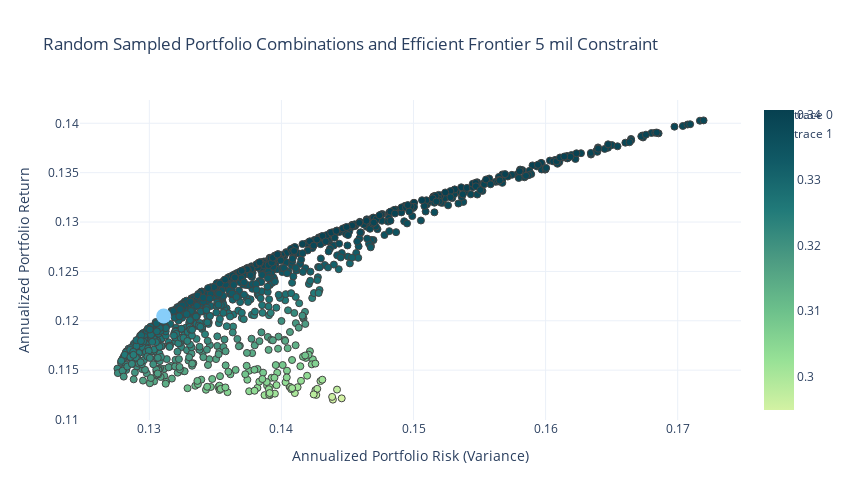

Notebook source saved alongside this figure:
### Code cell
fig = go.Figure()

fig.add_trace(go.Scatter(x=mean_variance_pairs_5mil[:,1], y=mean_variance_pairs_5mil[:,0], 
                      marker=dict(color=(mean_variance_pairs_5mil[:,0]-risk_free_rate)/(mean_variance_pairs_5mil[:,1]**0.5), 
                                  showscale=True, 
                                  size=7,
                                  line=dict(width=1),
                                  colorscale='emrld',
                
                                 ), 
                      mode='markers'))

fig.add_trace(go.Scatter(x=[mean_variance_pairs_5mil[(np.argmax(sharpe_5mil))][1]],
                 y=[mean_variance_pairs_5mil[(np.argmax(sharpe_5mil))][0]],
             mode="markers",marker_color="lightskyblue",marker_size=15))

fig.update_layout(template='plotly_white',
                  xaxis=dict(title='Annualized Portfolio Risk (Variance)'),
                  yaxis=dict(title='Annualized Portfolio Return'),
                  title='Random Sampled Portfolio Combinations and Efficient Frontier 5 mil Constraint',
                  width=850,
                  height=500)

fig.update_layout(coloraxis_colorbar=dict(title="Sharpe Ratio"))

### Figure 1 — Plotly figure (JSON) as saved in the notebook; plotly's stock layout.template omitted (floating-point values rounded to 4 significant figures; data arrays with more than 128 entries replaced by an {"elided": "..."} marker saying what was removed)
{"data": [{"marker": {"color": {"elided": "1000 float values"}, "colorscale": [[0, "rgb(211, 242, 163)"], [0.1667, "rgb(151, 225, 150)"], [0.3333, "rgb(108, 192, 139)"], [0.5, "rgb(76, 155, 130)"], [0.6667, "rgb(33, 122, 121)"], [0.8333, "rgb(16, 89, 101)"], [1, "rgb(7, 64, 80)"]], "line": {"width": 1}, "showscale": true, "size": 7}, "mode": "markers", "type": "scatter", "x": {"elided": "1000 float values"}, "y": {"elided": "1000 float values"}}, {"marker": {"color": "lightskyblue", "size": 15}, "mode": "markers", "type": "scatter", "x": [0.1311], "y": [0.1205]}], "layout": {"coloraxis": {"colorbar": {"title": {"text": "Sharpe Ratio"}}}, "height": 500, "title": {"text": "Random Sampled Portfolio Combinations and Efficient Frontier 5 mil Constraint"}, "width": 850, "xaxis": {"title": {"text": "Annualized Portfolio Risk (Variance)"}}, "yaxis": {"title": {"text": "Annualized Portfolio Return"}}}}
